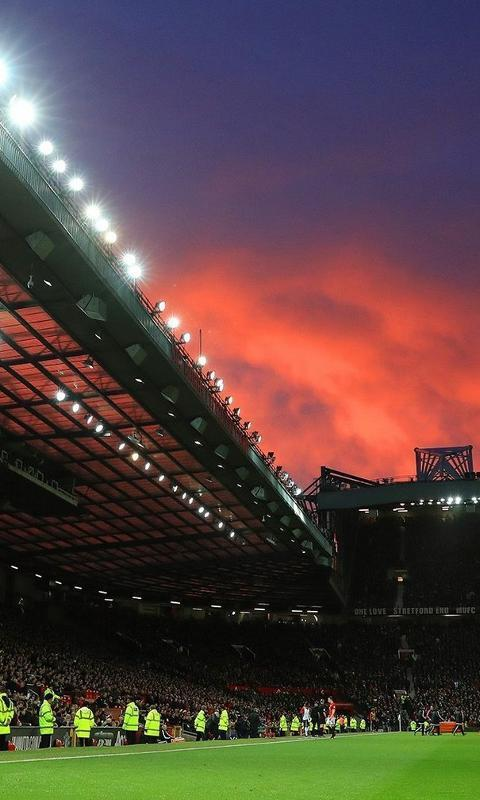
#> input picture old_trafford.jpg, 480 x 800 px
$ python kmeans_naive.py
#> lines starting #> are read from the running program, lines starting #| are printed output that depends on the picture
import urllib.request
import io
from PIL import Image
import time

start = time.perf_counter()

# URL = 'https://i.pinimg.com/originals/77/a5/60/77a560fea9b616d5882d2d8f8c673c8d.jpg'
# f = io.BytesIO(urllib.request.urlopen(URL).read()) # Download the picture at the url as a file object
# img = Image.open(f)
img = Image.open("old_trafford.jpg") # You can also use this on a local file; just put the local filename in quotes
#> img is the input picture: PIL image 480x800 RGB; mean R, G, B 85.4, 66.8, 64.2
# in place of f.
pix = img.load()  # Pix is a pixel manipulation object; we can assign pixel values and img will change as we do so.

width, height = img.size
#> width = 480; height = 800
# k=8
for x in range(width):
    for y in range(height):
        r,g,b = pix[x, y]
        color_list = [r,g,b]
        for i in range(3):
            c = color_list[i]
            if c < 128:
                c = 0
            else:
                c = 255
            color_list[i] = c
        pix[x, y] = tuple(color_list)

# [15 lines of commented-out code are left out]

img.show() # Send the image to your OS to be displayed as a temporary file
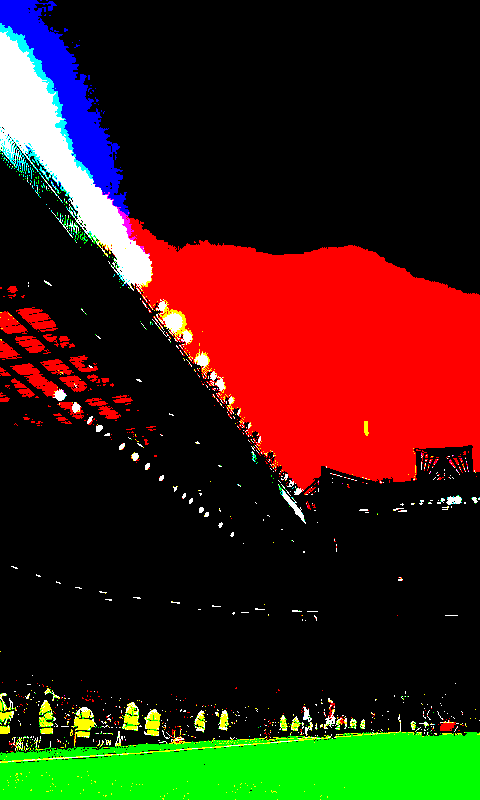
#> shown: PIL image 480x800 RGB; mean R, G, B 54.3, 31.8, 15.7
# img.save("8_colors_naive.png") # Save the resulting image. Alter your filename as necessary.
# img.save("27_colors_naive.png") # Save the resulting image. Alter your filename as necessary.
end = time.perf_counter()
print("Time: %s" % (end - start))

$ run again, with my_image.png saved as old_trafford.jpg
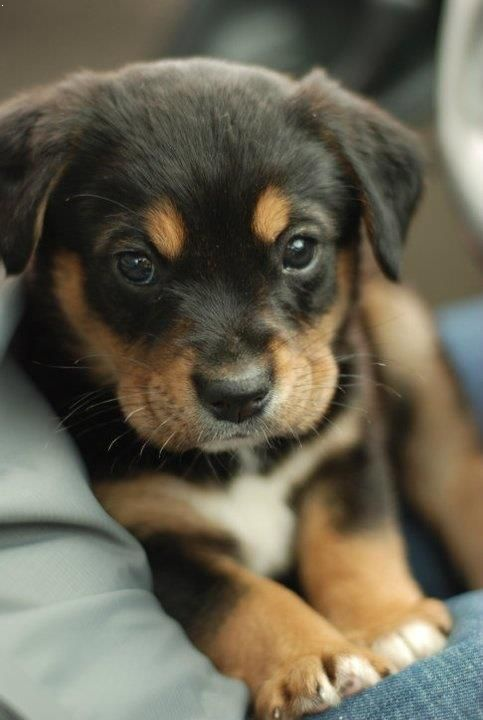
#> input picture my_image.png, 483 x 720 px
#> img is the input picture: PIL image 483x720 RGB; mean R, G, B 103.3, 98, 81.4
#> `img.show()`:
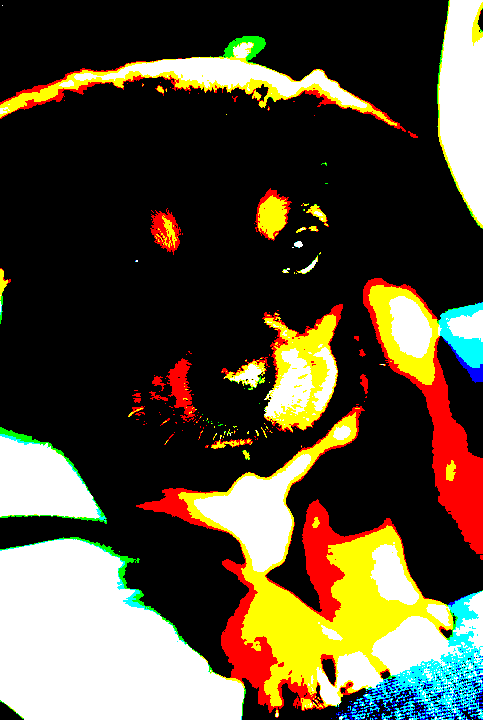
#> shown: PIL image 483x720 RGB; mean R, G, B 85.1, 76.4, 55.5
